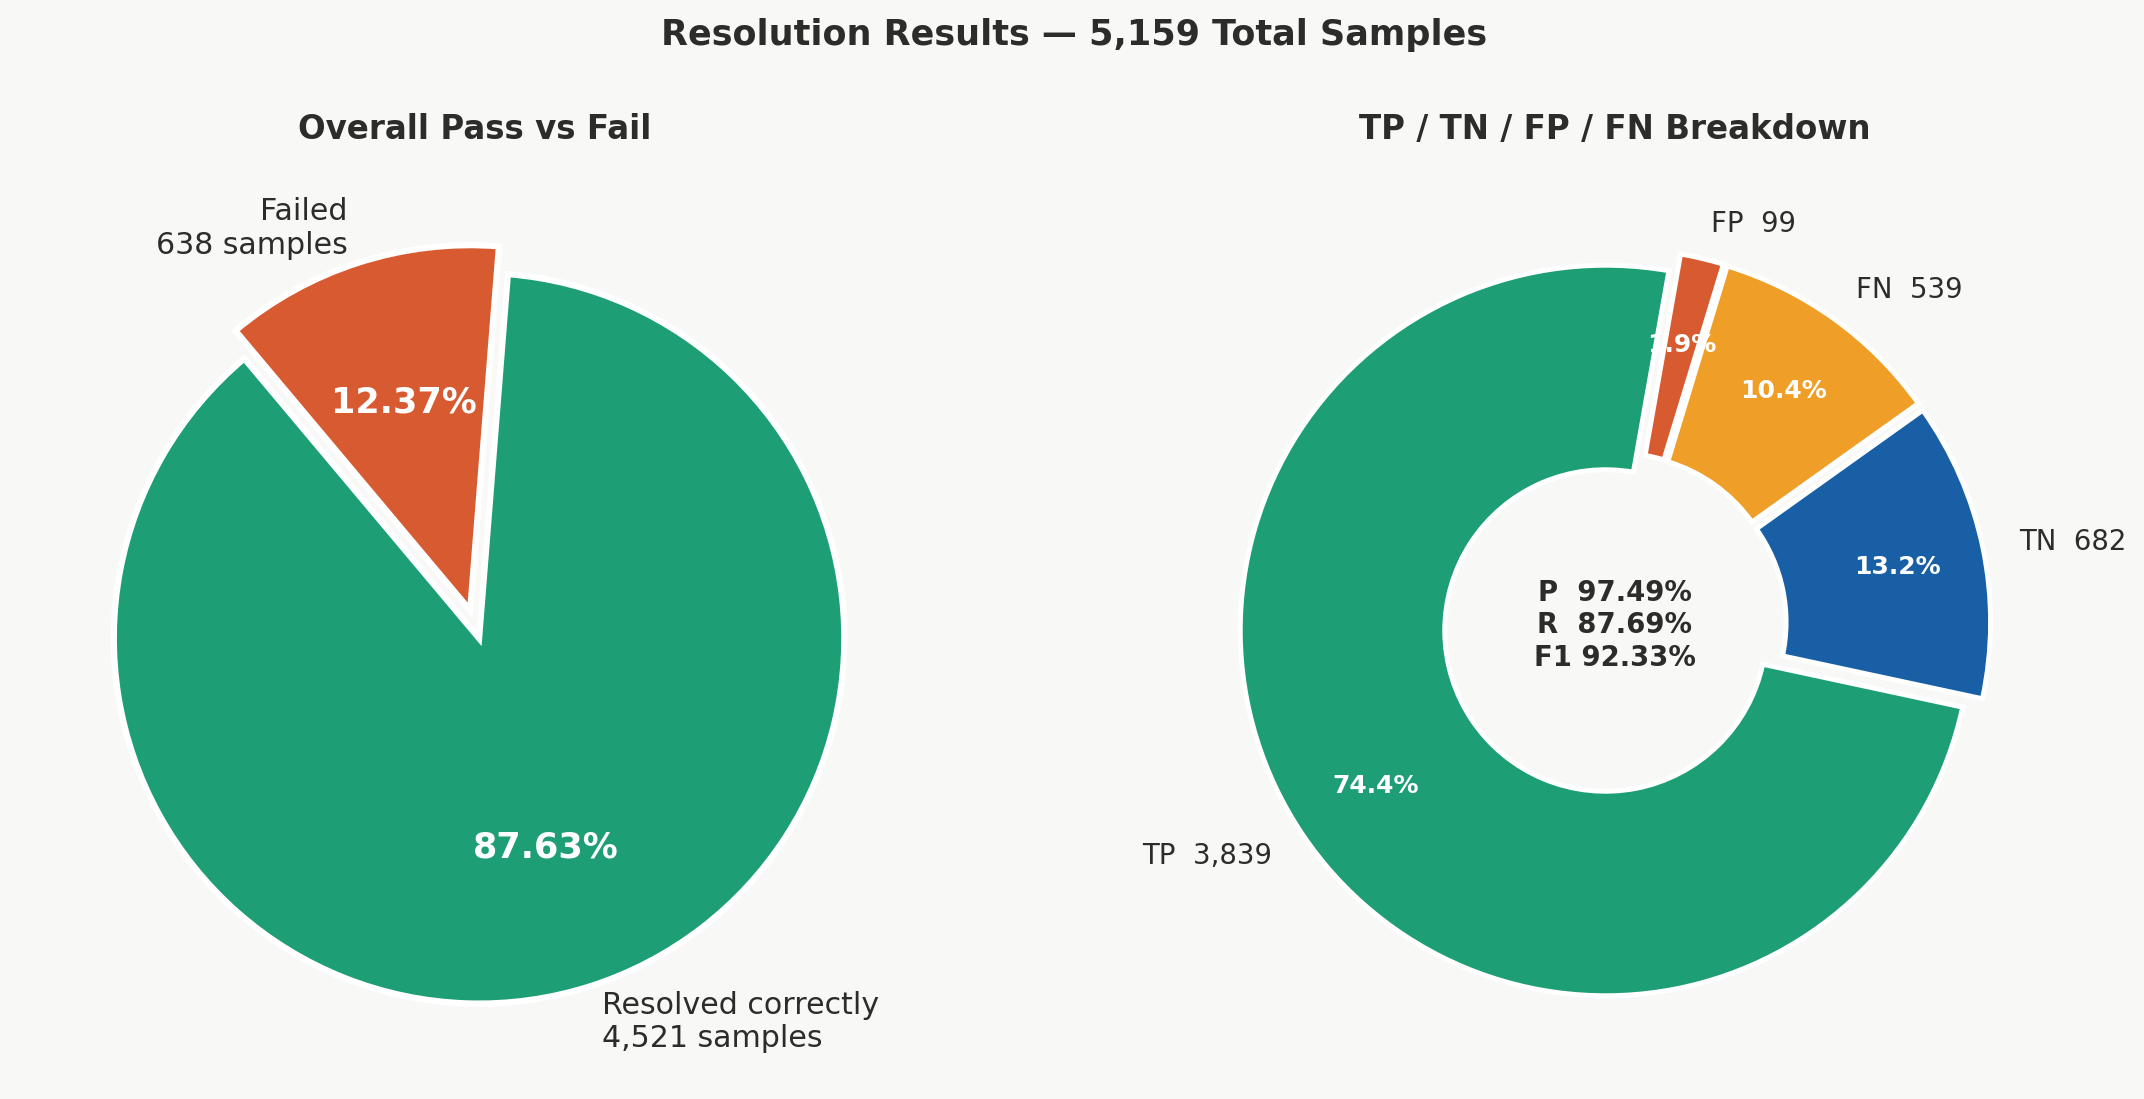

Generate this figure with Python:
"""
Graph 4 — Pass / Fail + TP FP FN TN
File: graph4_pass_fail.py
Run:  python graph4_pass_fail.py
"""
import matplotlib; matplotlib.use('Agg')
import matplotlib.pyplot as plt

# EXACT numbers from eval run
passed=4521; failed=638; total=5159
TP=3839; FP=99; FN=539; TN=682

fig, axes = plt.subplots(1, 2, figsize=(13, 6))
fig.patch.set_facecolor('#F8F8F6')
fig.suptitle('Resolution Results — 5,159 Total Samples',
             fontsize=14, fontweight='bold', color='#2C2C2A', y=1.01)

# Left pie
ax1 = axes[0]; ax1.set_facecolor('#F8F8F6')
wedges, texts, autotexts = ax1.pie(
    [passed, failed],
    labels=[f'Resolved correctly\n{passed:,} samples',
            f'Failed\n{failed:,} samples'],
    colors=['#1D9E75','#D85A30'], explode=(0.04,0.04),
    autopct='%1.2f%%', startangle=130,
    textprops={'fontsize':12,'color':'#2C2C2A'},
    wedgeprops={'edgecolor':'white','linewidth':2.5})
for at in autotexts:
    at.set_fontsize(14); at.set_fontweight('bold'); at.set_color('white')
ax1.set_title('Overall Pass vs Fail', fontsize=13,
              fontweight='bold', color='#2C2C2A', pad=12)

# Right donut
ax2 = axes[1]; ax2.set_facecolor('#F8F8F6')
wedges2, texts2, autotexts2 = ax2.pie(
    [TP, TN, FN, FP],
    labels=[f'TP  {TP:,}',f'TN  {TN:,}',f'FN  {FN:,}',f'FP  {FP:,}'],
    colors=['#1D9E75','#185FA5','#EF9F27','#D85A30'],
    explode=[0.03]*4, autopct='%1.1f%%', startangle=80,
    pctdistance=0.76,
    textprops={'fontsize':11,'color':'#2C2C2A'},
    wedgeprops={'edgecolor':'white','linewidth':2,'width':0.56})
for at in autotexts2:
    at.set_fontsize(10); at.set_fontweight('bold'); at.set_color('white')
ax2.text(0,0,'P  97.49%\nR  87.69%\nF1 92.33%',
         ha='center',va='center',fontsize=11,fontweight='bold',color='#2C2C2A')
ax2.set_title('TP / TN / FP / FN Breakdown', fontsize=13,
              fontweight='bold', color='#2C2C2A', pad=12)

plt.tight_layout()
plt.savefig('graph4_pass_fail.png',
            dpi=180, bbox_inches='tight', facecolor='#F8F8F6')
print("Saved graph4")
